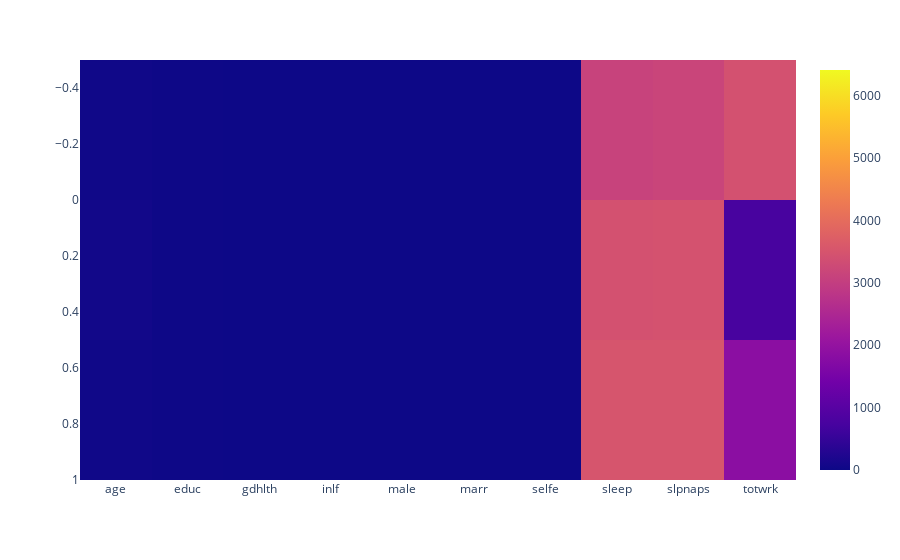

The notebook cell this image was saved under:
### Code cell
##heatmap 1
fig = px.imshow(df)
fig = px.imshow(df, x=df.columns, y= y)
fig.show()

### Figure 1 — Plotly figure (JSON) as saved in the notebook; plotly's stock layout.template omitted (floating-point values rounded to 4 significant figures; data arrays with more than 128 entries replaced by an {"elided": "..."} marker saying what was removed)
{"data": [{"coloraxis": "coloraxis", "hovertemplate": "x: %{x}<br>y: %{y}<br>color: %{z}<extra></extra>", "name": "0", "type": "heatmap", "x": ["age", "educ", "gdhlth", "inlf", "male", "marr", "selfe", "sleep", "slpnaps", "totwrk"], "xaxis": "x", "y": {"elided": "706 int values"}, "yaxis": "y", "z": {"elided": "706x10 int values"}}], "layout": {"autosize": true, "coloraxis": {"colorscale": [[0, "#0d0887"], [0.1111, "#46039f"], [0.2222, "#7201a8"], [0.3333, "#9c179e"], [0.4444, "#bd3786"], [0.5556, "#d8576b"], [0.6667, "#ed7953"], [0.7778, "#fb9f3a"], [0.8889, "#fdca26"], [1, "#f0f921"]]}, "margin": {"t": 60}, "xaxis": {"anchor": "y", "autorange": true, "constrain": "domain", "domain": [0, 1], "range": [-0.5, 9.5], "scaleanchor": "y", "type": "category"}, "yaxis": {"anchor": "x", "autorange": true, "constrain": "domain", "domain": [0, 1], "range": [1, -0.5], "type": "linear"}}}
